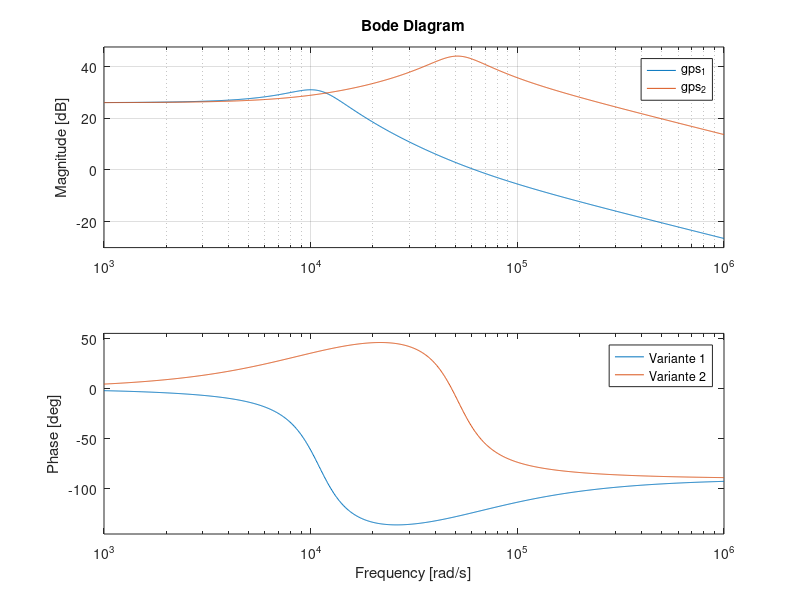

This chart was generated by the following MATLAB code: (Note: this script raises an error after producing the figure.)
% Angenommene Variablenwerte 
w_lc = 1.1e4;
w_esr = 5.15e4;

% Feste Parameter
K_mod = 20;
d = 0.3; % wählbar 0 .. 1

% Variante 1 -> w_lc, w_esr entsprechen angenommenen Werten
z1 = [1/w_esr 1];
n1 = [1/(w_lc^2) 2*d/w_lc 1];
gps_1 = K_mod * tf(z1, n1);

% Variante 1 -> w_lc, w_esr vertauscht
z2 = [1/w_lc 1];
n2 = [1/(w_esr^2) 2*d/w_esr 1];
gps_2 = K_mod * tf(z2, n2);


bode(gps_1, gps_2), grid;
legend("Variante 1", "Variante 2")

% -> Variante 1 entspricht dargestelltem Bodediagramm ==> angenommene
% Variablenwerte korrekt 
save("mem.mat", "gps_1", '-append', '-nocompression');